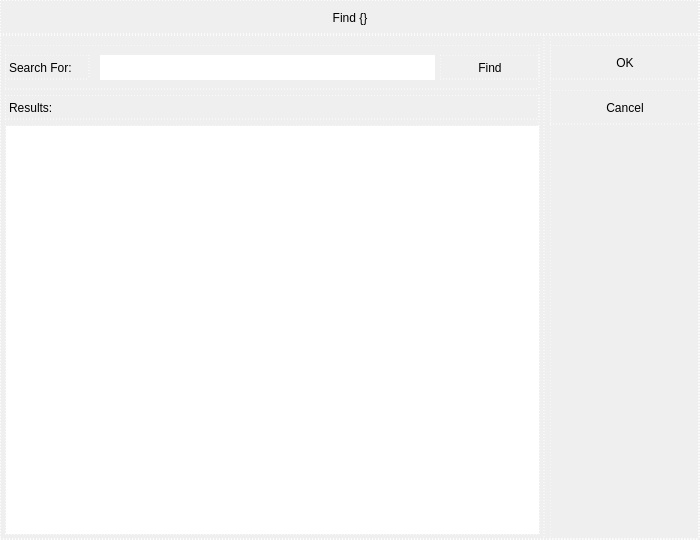
<?xml version="1.0" encoding="UTF-8"?>
<ui version="4.0">
 <class>FindDialog</class>
 <widget class="QDialog" name="FindDialog">
  <property name="windowModality">
   <enum>Qt::WindowModality::ApplicationModal</enum>
  </property>
  <property name="geometry">
   <rect>
    <x>0</x>
    <y>0</y>
    <width>700</width>
    <height>540</height>
   </rect>
  </property>
  <property name="minimumSize">
   <size>
    <width>700</width>
    <height>540</height>
   </size>
  </property>
  <property name="maximumSize">
   <size>
    <width>700</width>
    <height>540</height>
   </size>
  </property>
  <property name="windowTitle">
   <string/>
  </property>
  <property name="styleSheet">
   <string notr="true">QWidget {
	border: 1px dashed white;
}</string>
  </property>
  <layout class="QVBoxLayout" name="verticalLayout_4">
   <property name="spacing">
    <number>0</number>
   </property>
   <property name="leftMargin">
    <number>0</number>
   </property>
   <property name="topMargin">
    <number>0</number>
   </property>
   <property name="rightMargin">
    <number>0</number>
   </property>
   <property name="bottomMargin">
    <number>0</number>
   </property>
   <item>
    <widget class="QWidget" name="widget" native="true">
     <property name="minimumSize">
      <size>
       <width>0</width>
       <height>35</height>
      </size>
     </property>
     <property name="maximumSize">
      <size>
       <width>16777215</width>
       <height>35</height>
      </size>
     </property>
     <layout class="QHBoxLayout" name="horizontalLayout_10">
      <property name="spacing">
       <number>0</number>
      </property>
      <property name="leftMargin">
       <number>0</number>
      </property>
      <property name="topMargin">
       <number>0</number>
      </property>
      <property name="rightMargin">
       <number>0</number>
      </property>
      <property name="bottomMargin">
       <number>0</number>
      </property>
      <item>
       <widget class="QLabel" name="lb_dialog_title">
        <property name="minimumSize">
         <size>
          <width>0</width>
          <height>35</height>
         </size>
        </property>
        <property name="maximumSize">
         <size>
          <width>16777215</width>
          <height>35</height>
         </size>
        </property>
        <property name="text">
         <string>Find {}</string>
        </property>
        <property name="alignment">
         <set>Qt::AlignmentFlag::AlignCenter</set>
        </property>
       </widget>
      </item>
     </layout>
    </widget>
   </item>
   <item>
    <widget class="QWidget" name="widget_2" native="true">
     <layout class="QHBoxLayout" name="horizontalLayout_22">
      <property name="spacing">
       <number>5</number>
      </property>
      <property name="leftMargin">
       <number>0</number>
      </property>
      <property name="topMargin">
       <number>0</number>
      </property>
      <property name="rightMargin">
       <number>0</number>
      </property>
      <property name="bottomMargin">
       <number>0</number>
      </property>
      <item>
       <widget class="QWidget" name="dlg_main" native="true">
        <layout class="QVBoxLayout" name="verticalLayout_2">
         <property name="spacing">
          <number>5</number>
         </property>
         <property name="leftMargin">
          <number>5</number>
         </property>
         <property name="topMargin">
          <number>10</number>
         </property>
         <property name="rightMargin">
          <number>5</number>
         </property>
         <property name="bottomMargin">
          <number>5</number>
         </property>
         <item>
          <widget class="QWidget" name="widget_4" native="true">
           <property name="minimumSize">
            <size>
             <width>0</width>
             <height>45</height>
            </size>
           </property>
           <property name="maximumSize">
            <size>
             <width>16777215</width>
             <height>45</height>
            </size>
           </property>
           <layout class="QGridLayout" name="gridLayout">
            <property name="leftMargin">
             <number>0</number>
            </property>
            <property name="topMargin">
             <number>0</number>
            </property>
            <property name="rightMargin">
             <number>0</number>
            </property>
            <property name="bottomMargin">
             <number>0</number>
            </property>
            <property name="spacing">
             <number>0</number>
            </property>
            <item row="0" column="0">
             <layout class="QHBoxLayout" name="horizontalLayout_2">
              <property name="spacing">
               <number>10</number>
              </property>
              <item>
               <widget class="QLabel" name="lb_search_label">
                <property name="minimumSize">
                 <size>
                  <width>85</width>
                  <height>25</height>
                 </size>
                </property>
                <property name="maximumSize">
                 <size>
                  <width>85</width>
                  <height>25</height>
                 </size>
                </property>
                <property name="text">
                 <string>Search For:</string>
                </property>
               </widget>
              </item>
              <item>
               <layout class="QHBoxLayout" name="horizontalLayout">
                <property name="spacing">
                 <number>5</number>
                </property>
                <item>
                 <widget class="QLineEdit" name="le_search">
                  <property name="minimumSize">
                   <size>
                    <width>0</width>
                    <height>25</height>
                   </size>
                  </property>
                  <property name="maximumSize">
                   <size>
                    <width>16777215</width>
                    <height>25</height>
                   </size>
                  </property>
                 </widget>
                </item>
                <item>
                 <widget class="QPushButton" name="pb_search">
                  <property name="minimumSize">
                   <size>
                    <width>100</width>
                    <height>25</height>
                   </size>
                  </property>
                  <property name="maximumSize">
                   <size>
                    <width>100</width>
                    <height>25</height>
                   </size>
                  </property>
                  <property name="text">
                   <string>Find</string>
                  </property>
                  <property name="icon">
                   <iconset resource="../assets/images/icons.qrc">
                    <normaloff>:/Icons/search_white.svg</normaloff>:/Icons/search_white.svg</iconset>
                  </property>
                 </widget>
                </item>
               </layout>
              </item>
             </layout>
            </item>
           </layout>
          </widget>
         </item>
         <item>
          <widget class="QWidget" name="widget_5" native="true">
           <layout class="QVBoxLayout" name="verticalLayout">
            <property name="spacing">
             <number>5</number>
            </property>
            <property name="leftMargin">
             <number>0</number>
            </property>
            <property name="topMargin">
             <number>0</number>
            </property>
            <property name="rightMargin">
             <number>0</number>
            </property>
            <property name="bottomMargin">
             <number>0</number>
            </property>
            <item>
             <widget class="QLabel" name="lb_results_label">
              <property name="minimumSize">
               <size>
                <width>0</width>
                <height>25</height>
               </size>
              </property>
              <property name="maximumSize">
               <size>
                <width>16777215</width>
                <height>25</height>
               </size>
              </property>
              <property name="text">
               <string>Results:</string>
              </property>
             </widget>
            </item>
            <item>
             <widget class="QTableView" name="tbl_find_results"/>
            </item>
           </layout>
          </widget>
         </item>
        </layout>
       </widget>
      </item>
      <item>
       <widget class="QWidget" name="dlg_menu" native="true">
        <property name="minimumSize">
         <size>
          <width>150</width>
          <height>0</height>
         </size>
        </property>
        <property name="maximumSize">
         <size>
          <width>150</width>
          <height>16777215</height>
         </size>
        </property>
        <layout class="QVBoxLayout" name="verticalLayout_3">
         <property name="spacing">
          <number>10</number>
         </property>
         <property name="leftMargin">
          <number>0</number>
         </property>
         <property name="topMargin">
          <number>10</number>
         </property>
         <property name="rightMargin">
          <number>0</number>
         </property>
         <property name="bottomMargin">
          <number>10</number>
         </property>
         <item>
          <widget class="QPushButton" name="pb_find_ok">
           <property name="minimumSize">
            <size>
             <width>0</width>
             <height>35</height>
            </size>
           </property>
           <property name="maximumSize">
            <size>
             <width>16777215</width>
             <height>35</height>
            </size>
           </property>
           <property name="text">
            <string>OK</string>
           </property>
           <property name="icon">
            <iconset resource="../assets/images/icons.qrc">
             <normaloff>:/Icons/tick.svg</normaloff>:/Icons/tick.svg</iconset>
           </property>
          </widget>
         </item>
         <item>
          <widget class="QPushButton" name="pb_find_cancel">
           <property name="minimumSize">
            <size>
             <width>0</width>
             <height>35</height>
            </size>
           </property>
           <property name="maximumSize">
            <size>
             <width>16777215</width>
             <height>35</height>
            </size>
           </property>
           <property name="text">
            <string>Cancel</string>
           </property>
           <property name="icon">
            <iconset resource="../assets/images/icons.qrc">
             <normaloff>:/Icons/cross.svg</normaloff>:/Icons/cross.svg</iconset>
           </property>
          </widget>
         </item>
         <item>
          <spacer name="verticalSpacer">
           <property name="orientation">
            <enum>Qt::Orientation::Vertical</enum>
           </property>
           <property name="sizeHint" stdset="0">
            <size>
             <width>20</width>
             <height>392</height>
            </size>
           </property>
          </spacer>
         </item>
        </layout>
       </widget>
      </item>
     </layout>
    </widget>
   </item>
  </layout>
 </widget>
 <resources>
  <include location="../assets/images/icons.qrc"/>
 </resources>
 <connections/>
</ui>
